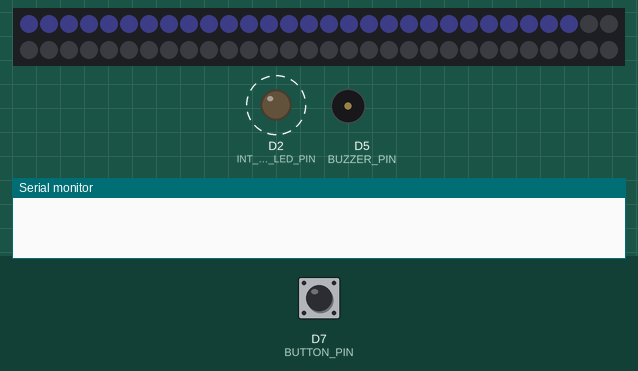
The sketch below on a simulated ESP8266 (NodeMCU). On the bench: 60 RGB LEDs in strip order, left to right, continuing on the next row, output pins drawn as LEDs (lit = HIGH), buzzer (waves = sounding, pin HIGH), the last lines printed to the serial monitor. Dashed ring = blinking. The inputs (shaded band) are chosen by the test bench; at power-on: D7 (BUTTON_PIN) HIGH. Dim RGB values are drawn brighter than linear.

Above: at 1.2 s.
1.3 s: D7 (BUTTON_PIN) pulled LOW for 0.15 s
At 1.76 s:
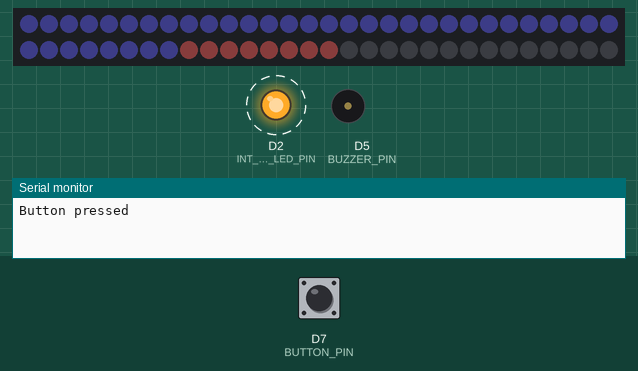
2.0 s: D7 (BUTTON_PIN) pulled LOW for 1 s
At 2.5 s:
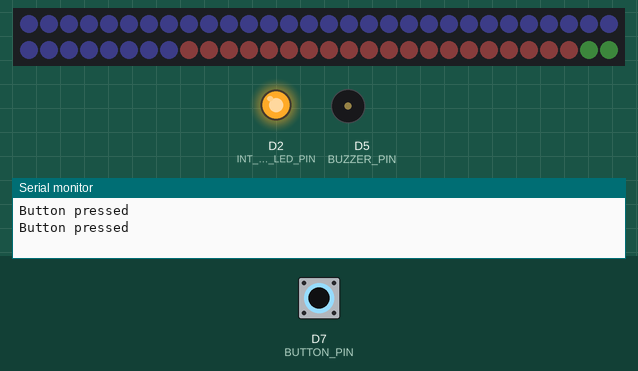
3.6 s: D7 (BUTTON_PIN) pulled LOW for 0.15 s
4.3 s: D7 (BUTTON_PIN) pulled LOW for 1 s
5.9 s: D7 (BUTTON_PIN) pulled LOW for 3.2 s
At 6.4 s:
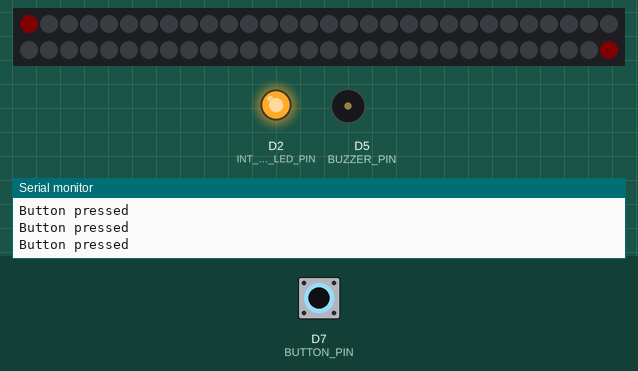
Timing chart, 0 to 10.7 s (numbered marks = the images above; inputs shaded):
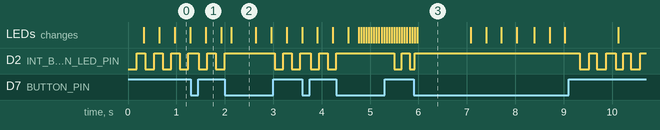

The sketch:

basic_power_up.ino
```cpp
#include <Adafruit_NeoPixel.h>
#include <math.h>
// Include your MPU library here
// #include <Wire.h>
// #include <MPU6050.h>

// ------------------------------------------------------
// CONFIG
// ------------------------------------------------------

#define USE_SUPER_MINI_PINS 0

#if USE_SUPER_MINI_PINS
#define LED_STRIP_PIN        2
const int BUTTON_PIN = 0;            // button to GND, use internal pullup
const int INT_BUTTON_LED_PIN = 7;           // button LED
const int BUZZER_PIN = 10;           // buzzer for end beep

#else
#define LED_STRIP_PIN        D10
const int BUTTON_PIN = D7;           // button to GND, use internal pullup
const int INT_BUTTON_LED_PIN = D2;          // button LED
const int BUZZER_PIN = D5;           // buzzer for end beep

#endif
#define LED_COUNT      60
#define LED_BRIGHTNESS 25

const unsigned long FILL_TIME_MS   = 2000;   // 2 seconds up
const unsigned long EMPTY_TIME_MS  = 2000;   // 2 seconds down
const float GYRO_THRESHOLD = 5.0;           // degrees change to log

// ------------------------------------------------------
// GLOBALS
// ------------------------------------------------------

// GRBW strip
Adafruit_NeoPixel strip(LED_COUNT, LED_STRIP_PIN, NEO_GRBW + NEO_KHZ800);

// button state
int lastButtonState = HIGH;
bool buttonHeld = false;

// gyro value
float currentTilt = 0.0;
float lastLoggedTilt = 0.0;

// status LED flicker
unsigned long lastBlink = 0;
bool blinkState = false;

// color cycling
const int NUM_COLORS = 4;
uint32_t colors[NUM_COLORS];
int currentColorIndex = 0;
uint32_t currentColor = 0;

// orientation mode flag (falling ball)
bool orientationMode = false;

// timer mode flag
bool timerMode = false;

// ------------------------------------------------------
// FORWARD DECLARATIONS
// ------------------------------------------------------

void readMPU();
float getTiltValue();

void updateSensors();
void updateStatusLed();

void fillUp();
void emptyDown();

void showOrientation();
void showTimerMode();

void beepEnd();

// ------------------------------------------------------
// SETUP
// ------------------------------------------------------

void setup() {
  pinMode(BUTTON_PIN, INPUT_PULLUP);
  pinMode(INT_BUTTON_LED_PIN, OUTPUT);
  pinMode(BUZZER_PIN, OUTPUT);
  digitalWrite(BUZZER_PIN, LOW);

  strip.begin();
  strip.setBrightness(LED_BRIGHTNESS);
  strip.show();

  Serial.begin(115200);

  // GRBW logical colors: Color(r, g, b, w)
  colors[2] = strip.Color(0, 50, 0, 40);   // green
  colors[1] = strip.Color(50, 0, 0, 40);   // red
  colors[0] = strip.Color(0, 0, 50, 40);   // blue
  colors[3] = strip.Color(0, 0, 0, 50);    // white

  currentColorIndex = 0;
  currentColor = colors[currentColorIndex];
}

// ------------------------------------------------------
// MAIN LOOP
// ------------------------------------------------------

void loop() {
  if (orientationMode) {
    updateSensors();
    updateStatusLed();
    showOrientation();
    delay(50);
  } else if (timerMode) {
    updateSensors();
    updateStatusLed();
    showTimerMode();
    delay(50);
  } else {
    fillUp();
    delay(500);
    emptyDown();
  }
}

// ------------------------------------------------------
// ANIMATION
// ------------------------------------------------------

void fillUp() {
  unsigned long stepDelay = FILL_TIME_MS / LED_COUNT;

  for (int i = 0; i < LED_COUNT; i++) {
    strip.setPixelColor(i, currentColor);
    strip.show();

    updateSensors();
    updateStatusLed();

    delay(stepDelay);
  }
}

void emptyDown() {
  unsigned long stepDelay = EMPTY_TIME_MS / LED_COUNT;

  for (int i = LED_COUNT - 1; i >= 0; i--) {
    strip.setPixelColor(i, 0);
    strip.show();

    updateSensors();
    updateStatusLed();

    delay(stepDelay);

    if (i == 0) break;
  }
}

// ------------------------------------------------------
// SENSOR AND LOGIC
// ------------------------------------------------------

void updateSensors() {
  int state = digitalRead(BUTTON_PIN);

  if (state == LOW && lastButtonState == HIGH) {
    Serial.println("Button pressed");
    buttonHeld = true;

    // ONLY change modes when not already in timerMode
    if (!orientationMode && !timerMode) {
      // go to next color or orientation mode (5th press)
      if (currentColorIndex < NUM_COLORS - 1) {
        currentColorIndex++;
        currentColor = colors[currentColorIndex];
      } else {
        orientationMode = true;  // 5th press
      }
    } else if (orientationMode) {
      // 6th press: leave orientation, enter timer mode
      orientationMode = false;
      timerMode = true;
    }
    // else if (timerMode) {  // removed mode exit here
    //   timerMode = false;
    //   currentColorIndex = 0;
    //   currentColor = colors[currentColorIndex];
    // }
  }

  if (state == HIGH && lastButtonState == LOW) {
    buttonHeld = false;
  }

  lastButtonState = state;

  // gyro
  readMPU();
  float tilt = getTiltValue();
  if (fabs(tilt - lastLoggedTilt) > GYRO_THRESHOLD) {
    Serial.print("Gyro: ");
    Serial.println(tilt);
    lastLoggedTilt = tilt;
  }
}

// ------------------------------------------------------
// STATUS LED BEHAVIOR
// ------------------------------------------------------

void updateStatusLed() {
  unsigned long now = millis();

  if (buttonHeld) {
    digitalWrite(INT_BUTTON_LED_PIN, HIGH);
    return;
  }

  if (now - lastBlink > 150) {
    lastBlink = now;
    blinkState = !blinkState;
    digitalWrite(INT_BUTTON_LED_PIN, blinkState ? HIGH : LOW);
  }
}

// ------------------------------------------------------
// ORIENTATION MODE: FALLING BALL ANIMATION
// ------------------------------------------------------

void showOrientation() {
  static int pos = 0;
  static int dir = 1;
  static unsigned long lastStep = 0;
  const unsigned long interval = 40;

  unsigned long now = millis();
  if (now - lastStep < interval) return;
  lastStep = now;

  strip.clear();

  int left  = 29 - pos;
  int right = 30 + pos;

  if (left >= 0) strip.setPixelColor(left, strip.Color(0, 0, 0, 50));
  if (right < LED_COUNT) strip.setPixelColor(right, strip.Color(0, 0, 0, 50));

  strip.show();

  pos += dir;

  if (pos >= 29) {
    pos = 29;
    dir = -1;
  } else if (pos <= 0) {
    pos = 0;
    dir = 1;
  }
}

// ------------------------------------------------------
// TIMER MODE: ends marker, timed fill, timed countdown
// ------------------------------------------------------

void showTimerMode() {
  static bool counting = false;
  static bool filling = false;
  static int ledsLit = 0;
  static unsigned long lastStep = 0;
  static unsigned long pressStart = 0;

  const unsigned long holdThreshold = 1000;      // 1 second
  const unsigned long fillInterval  = 333;       // 3 LEDs per second
  const unsigned long stepInterval  = 1000;      // 1 LED per second

  unsigned long now = millis();

  if (counting) {
    if (now - lastStep >= stepInterval) {
      lastStep += stepInterval;
      if (ledsLit > 0) {
        ledsLit--;
      }

      strip.clear();
      for (int i = 0; i < ledsLit; i++) {
        strip.setPixelColor(i, strip.Color(50, 0, 0, 0));
      }
      strip.show();

      if (ledsLit == 0) {
        counting = false;
        beepEnd();
        strip.clear();
        strip.setPixelColor(0, strip.Color(50, 0, 0, 0));
        strip.setPixelColor(LED_COUNT - 1, strip.Color(50, 0, 0, 0));
        strip.show();
      }
    }
    return;
  }

  if (buttonHeld) {
    if (pressStart == 0) {
      pressStart = now;
    }

    if (!filling) {
      if (now - pressStart >= holdThreshold) {
        filling = true;
        lastStep = now;
      }

      strip.clear();
      strip.setPixelColor(0, strip.Color(50, 0, 0, 0));
      strip.setPixelColor(LED_COUNT - 1, strip.Color(50, 0, 0, 0));
      strip.show();
    } else {
      if (now - lastStep >= fillInterval) {
        lastStep += fillInterval;
        if (ledsLit < LED_COUNT) {
          ledsLit++;
        }
      }

      strip.clear();
      for (int i = 0; i < ledsLit; i++) {
        strip.setPixelColor(i, strip.Color(50, 0, 0, 0));
      }
      strip.show();
    }

  } else {
    if (filling && ledsLit > 0) {
      filling = false;
      counting = true;
      pressStart = 0;
      lastStep = now;
    } else {
      pressStart = 0;
      filling = false;
      ledsLit = 0;
      strip.clear();
      strip.setPixelColor(0, strip.Color(50, 0, 0, 0));
      strip.setPixelColor(LED_COUNT - 1, strip.Color(50, 0, 0, 0));
      strip.show();
    }
  }
}

// ------------------------------------------------------
// BEEP AT END OF TIMER
// ------------------------------------------------------

void beepEnd() {
  digitalWrite(BUZZER_PIN, HIGH);
  delay(100);
  digitalWrite(BUZZER_PIN, LOW);
}

// ------------------------------------------------------
// MPU PLACEHOLDERS
// ------------------------------------------------------

void readMPU() {
  // TODO: students implement gyro reading and set currentTilt
}

float getTiltValue() {
  return currentTilt;
}
```

Measured:
- after the input at 1.3 s, the LEDs: change after 0.30 s (image 1)
- after the input at 2.0 s, the LEDs: change after 0.13 s (image 2)
- after the input at 5.9 s, the LEDs: first differ from a run without the input after 0.07 s (image 3)
